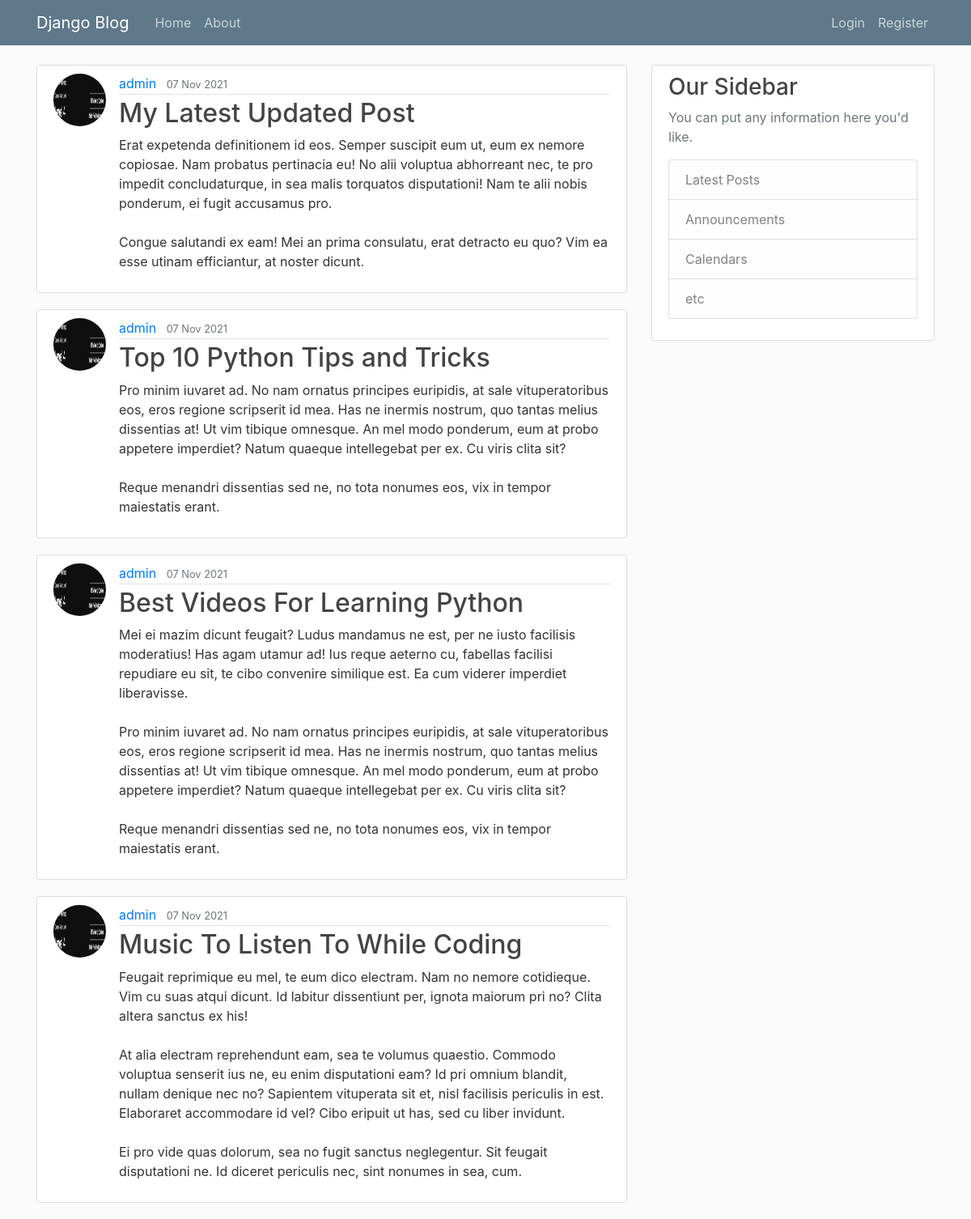
The page / on the database its author committed.
### blog/models.py (models this page shows, shortened)
class Post(models.Model):
    title = models.CharField(max_length=100)
    content = models.TextField()
    date_posted = models.DateTimeField(default=timezone.now)
    author = models.ForeignKey(User, on_delete=models.CASCADE)

### users/models.py (models this page shows, shortened)
class Profile(models.Model):
    user = models.OneToOneField(User, on_delete=models.CASCADE)
    image = models.ImageField(default='profile_pics/default.png', upload_to='profile_pics')

### blog/views.py (the view)
# urls.py: path('', PostListView.as_view(), name='blog-home'),
class PostListView(ListView):
    model = Post
    template_name = 'blog/home.html'  # <app>/<model>_<viewtype>.html
    context_object_name = 'posts'
    ordering = ['-date_posted']
    paginate_by = 4

### blog/templates/blog/home.html
{% extends "blog/base.html" %}
{% block content %}
    {% for post in posts %}
    <article class="media content-section">
        <img class='rounded-circle article-img' src='{{ post.author.profile.image.url }}'>
        <div class="media-body">
          <div class="article-metadata">
            <a class="mr-2" href="#">{{ post.author }}</a>
            <small class="text-muted">{{ post.date_posted|date:"d M Y" }}</small>
          </div>
          <h2><a class="article-title" href="{% url 'post-detail' post.id %}">{{ post.title }}</a></h2>
          <p class="article-content">{{ post.content }}</p>
        </div>
      </article>
    {% endfor %}
{% endblock content %}

### blog/static/blog/main.css (style rules this page uses)
body { background: #fafafa; color: #333333; margin-top: 5rem; }
h1, h2, h3, h4, h5, h6 { color: #444444; }
.content-section { background: #ffffff; padding: 10px 20px; border: 1px solid #dddddd; border-radius: 3px; margin-bottom: 20px; }
.article-title { color: #444444; }
.article-content { white-space: pre-line; }
.article-img { height: 65px; width: 65px; margin-right: 16px; }
.article-metadata { padding-bottom: 1px; margin-bottom: 4px; border-bottom: 1px solid #e3e3e3 }

### rows shown on the page
Post: author.profile.image (picture), author "admin", date_posted "07 Nov 2021", title "My Latest Updated Post", content "Erat expetenda definitionem id eos. Semper suscipit eum ut, eum ex nemore copiosae. Nam probatus pertinacia eu! No alii voluptua abhorreant nec, te pro impedit concludaturque, in sea malis torquatos disputationi! Nam te alii nobis ponderum, ei fugit accusamus pro. Congue salutandi ex eam! Mei an prima consulatu, erat detracto eu quo? Vim ea esse utinam efficiantur, at noster dicunt."
Post: author.profile.image (picture), author "admin", date_posted "07 Nov 2021", title "Top 10 Python Tips and Tricks", content "Pro minim iuvaret ad. No nam ornatus principes euripidis, at sale vituperatoribus eos, eros regione scripserit id mea. Has ne inermis nostrum, quo tantas melius dissentias at! Ut vim tibique omnesque. An mel modo ponderum, eum at probo appetere imperdiet? Natum quaeque intellegebat per ex. Cu viris clita sit? Reque menandri dissentias sed ne, no tota nonumes eos, vix in tempor maiestatis erant."
Post: author.profile.image (picture), author "admin", date_posted "07 Nov 2021", title "Best Videos For Learning Python", content "Mei ei mazim dicunt feugait? Ludus mandamus ne est, per ne iusto facilisis moderatius! Has agam utamur ad! Ius reque aeterno cu, fabellas facilisi repudiare eu sit, te cibo convenire similique est. Ea cum viderer imperdiet liberavisse. Pro minim iuvaret ad. No nam ornatus principes euripidis, at sale vituperatoribus eos, eros regione scripserit id mea. Has ne inermis nostrum, quo tantas melius dissentias at! Ut vim tibique omnesque. An mel modo ponderum, eum at probo appetere imperdiet? Natum quaeque intellegebat per ex. Cu viris clita sit? Reque menandri dissentias sed ne, no tota nonumes eos, vix in tempor maiestatis erant."
Post: author.profile.image (picture), author "admin", date_posted "07 Nov 2021", title "Music To Listen To While Coding", content "Feugait reprimique eu mel, te eum dico electram. Nam no nemore cotidieque. Vim cu suas atqui dicunt. Id labitur dissentiunt per, ignota maiorum pri no? Clita altera sanctus ex his! At alia electram reprehendunt eam, sea te volumus quaestio. Commodo voluptua senserit ius ne, eu enim disputationi eam? Id pri omnium blandit, nullam denique nec no? Sapientem vituperata sit et, nisl facilisis periculis in est. Elaboraret accommodare id vel? Cibo eripuit ut has, sed cu liber invidunt. Ei pro vide quas dolorum, sea no fugit sanctus neglegentur. Sit feugait disputationi ne. Id diceret periculis nec, sint nonumes in sea, cum."
